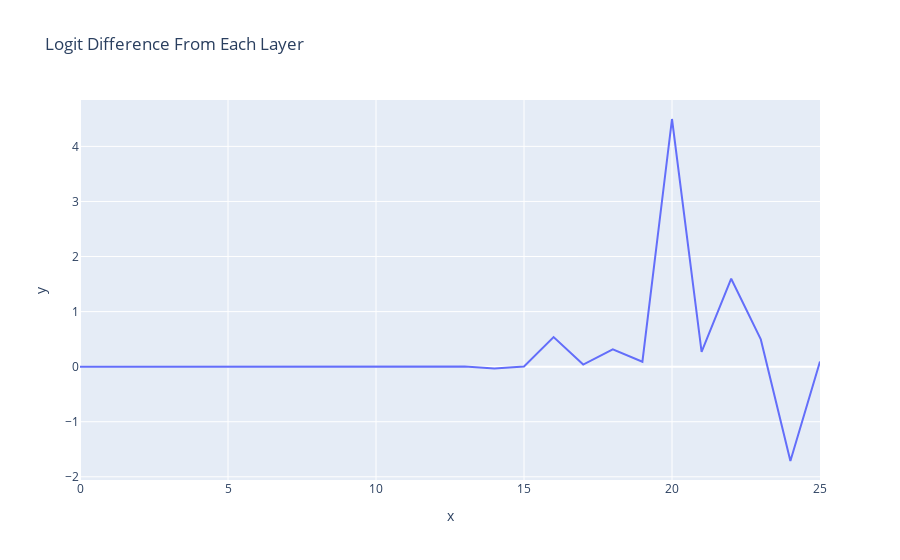

Notebook source saved alongside this figure:
### Markdown cell above
We can repeat the above analysis but for each layer (this is equivalent to the differences between adjacent residual streams)

Note: Annoying terminology overload - layer k of a transformer means the kth **transformer block**, but each block consists of an **attention layer** (to move information around) *and* an **MLP layer** (to process information).

We see that only attention layers matter, which makes sense! The IOI task is about moving information around (ie moving the correct name and not the incorrect name), and less about processing it. And again we note that attention layer 9 improves things a lot, while attention 10 and attention 11 *decrease* performance

### Code cell
per_layer_residual, labels = cache.decompose_resid(
    layer=-1, pos_slice=-1, return_labels=True
)
per_layer_logit_diffs = residual_stack_to_logit_diff(per_layer_residual, cache)
line(per_layer_logit_diffs, hover_name=labels, title="Logit Difference From Each Layer")

### Figure 1 — Plotly figure (JSON) as saved in the notebook; plotly's stock layout.template omitted (floating-point values rounded to 4 significant figures)
{"data": [{"hovertemplate": "<b>%{hovertext}</b><br><br>x=%{x}<br>y=%{y}<extra></extra>", "hovertext": ["embed", "pos_embed", "0_attn_out", "0_mlp_out", "1_attn_out", "1_mlp_out", "2_attn_out", "2_mlp_out", "3_attn_out", "3_mlp_out", "4_attn_out", "4_mlp_out", "5_attn_out", "5_mlp_out", "6_attn_out", "6_mlp_out", "7_attn_out", "7_mlp_out", "8_attn_out", "8_mlp_out", "9_attn_out", "9_mlp_out", "10_attn_out", "10_mlp_out", "11_attn_out", "11_mlp_out"], "legendgroup": "", "line": {"color": "#636efa", "dash": "solid"}, "marker": {"symbol": "circle"}, "mode": "lines", "name": "", "orientation": "v", "showlegend": false, "type": "scatter", "x": [0, 1, 2, 3, 4, 5, 6, 7, 8, 9, 10, 11, 12, 13, 14, 15, 16, 17, 18, 19, 20, 21, 22, 23, 24, 25], "xaxis": "x", "y": [-0.0001409, 0.0002145, -0.007705, -0.0003421, -0.002445, 0.00226, -0.0006735, 0.001589, -0.00167, -0.0005145, -0.003045, -0.001431, -0.003409, 0.004432, -0.03477, 0.002699, 0.5374, 0.03769, 0.3147, 0.0899, 4.497, 0.2684, 1.597, 0.4947, -1.713, 0.09284], "yaxis": "y"}], "layout": {"legend": {"tracegroupgap": 0}, "title": {"text": "Logit Difference From Each Layer"}, "xaxis": {"anchor": "y", "domain": [0, 1], "title": {"text": "x"}}, "yaxis": {"anchor": "x", "domain": [0, 1], "title": {"text": "y"}}}}
